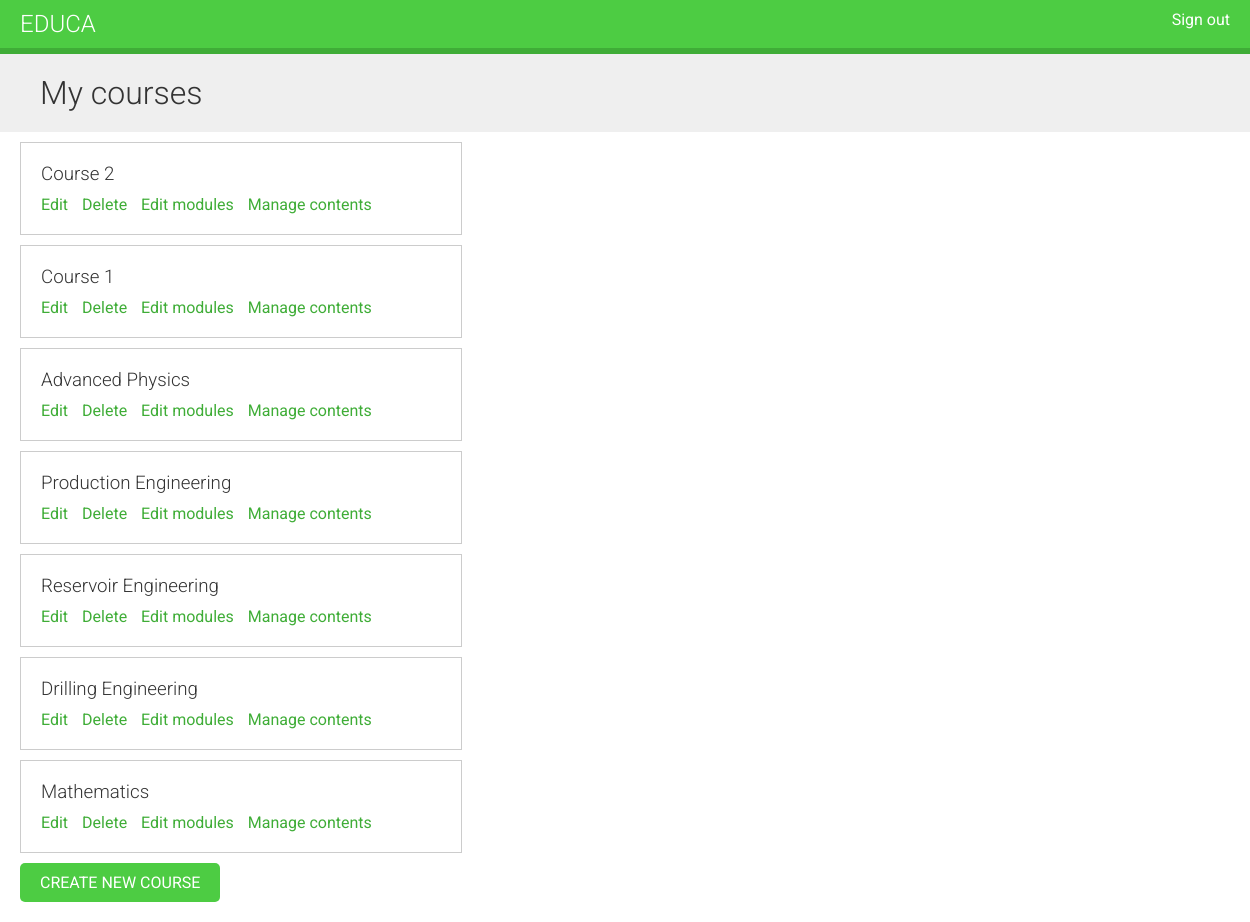
The page /course/mine/ (signed in) on the database its author committed.
### courses/models.py (models this page shows, shortened)
class Course(models.Model):
    owner = models.ForeignKey(User, related_name='course_created', on_delete=models.CASCADE)
    subject = models.ForeignKey(Subject, related_name='courses', on_delete=models.CASCADE)
    title = models.CharField(max_length=200)
    slug = models.SlugField(max_length=200, unique=True)
    overview = models.TextField()
    created = models.DateTimeField(auto_now_add=True)
    class Meta:
        ordering = ['-created']

### courses/views.py (the view)
class ManageCourseListView(OwnerCourseMixin, ListView):
    template_name = 'courses/manage/course/list.html'
    permission_required = 'courses.view_course'

### courses/views.py (called while the page is built)
    def get_queryset(self):
        qs = super().get_queryset()
        return qs.filter(owner=self.request.user)

### courses/templates/courses/manage/course/list.html (shortened to what this page needs)
{% extends "base.html" %}
{% block content %}
  <h1>My courses</h1>
  <div class="module">
    {% for course in object_list %}
      <div class="course-info">
        <h3>{{ course.title }}</h3>
        <p>
          <a href="{% url 'course_edit' course.id %}">Edit</a>
          <a href="{% url 'course_delete' course.id %}">Delete</a>
          <a href="{% url 'course_module_update' course.id %}">Edit modules</a>
          {% if course.modules.count > 0 %}
            <a href="{% url 'module_content_list' course.modules.first.id %}">
            Manage contents</a>
          {% endif %}
        </p>
      </div>
    {% empty %}
      <p>You haven't created any courses yet.</p>
    {% endfor %}
    <p>
      <a href="{% url "course_create" %}" class="button">Create new course</a>
    </p>
  </div>
{% endblock %}

### courses/templates/base.html (shortened to what this page needs)
{% load static %}
<!DOCTYPE html>
<html>
  <head>
    <link href="{% static 'css/base.css' %}" rel="stylesheet" />
  </head>
  <body>
    <div id="header">
      <a href="/" class="logo">Educa</a>
      <ul class="menu">
        {% if request.user.is_authenticated %}
        <li><a href="{% url 'logout' %}">Sign out</a></li>
        {% else %}
        <li><a href="{% url 'login' %}">Sign in</a></li>
        {% endif %}
      </ul>
    </div>
    <div id="content">{% block content %} {% endblock %}</div>
  </body>
</html>

### courses/static/css/base.css (style rules this page uses)
body { margin: 0; font-family: "Roboto", sans-serif; font-weight: 400; color: #333; }
a { color: #3fad37; text-decoration: none; }
ul { float: left; }
h1, h2, h3, h4, h5, h6 { font-family: "Roboto", sans-serif; font-weight: 300; }
h1 { background: #efefef; width: 100%; overflow: auto; padding: 20px 0 20px 40px; margin: 0; }
.module { padding: 10px 20px; float: left; width: 600px; }
.module h3 { margin: 20px 0 0; padding: 0; width: 100%; }
.module p { margin: 10px 0 20px; width: 100%; float: left; }
#header { background: #4dcc43; overflow: auto; padding: 10px 20px; border-bottom: 6px solid #3fad37; }
#header .logo { text-decoration: none; font-family: "Roboto", sans-serif; font-weight: 300; text-transform: uppercase; font-size: 24px; color: #fff; float: left; }
#header a { color: #fff; }
#header .menu { list-style: none; float: right; margin: 0; padding: 0; }
input[type="submit"], a.button { border-radius: 5px; background: #4dcc43; color: #fff; font-size: 16px; text-transform: uppercase; border: none; padding: 10px 20px; margin: 20px 0; }
.course-info { border: 1px solid #ccc; padding: 0 20px; margin-bottom: 10px; width: 400px; overflow: auto; }
.course-info a { margin-right: 10px; }

### rows shown on the page
Course: title "Course 2", shows "Manage contents"
Course: title "Course 1", shows "Manage contents"
Course: title "Advanced Physics", shows "Manage contents"
Course: title "Production Engineering", shows "Manage contents"
Course: title "Reservoir Engineering", shows "Manage contents"
Course: title "Drilling Engineering", shows "Manage contents"
Course: title "Mathematics", shows "Manage contents"
